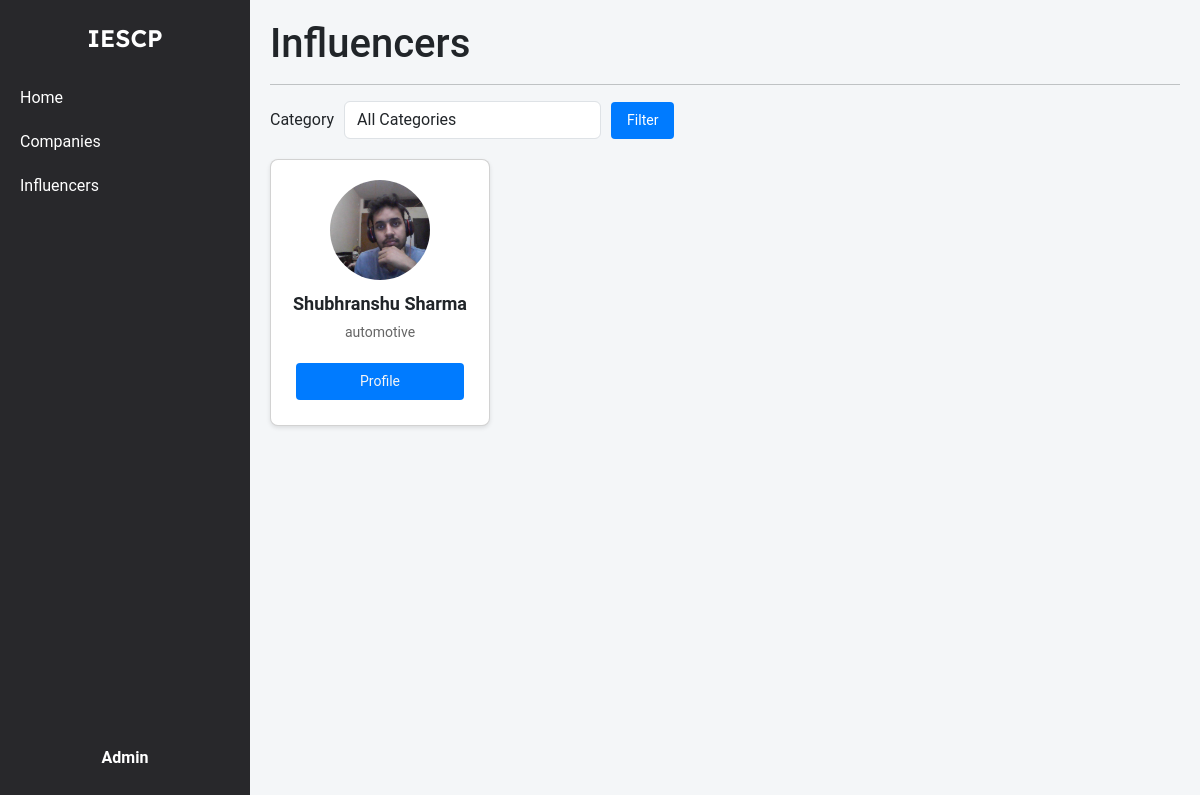
/admin/influencer_view (signed in), run on the app's committed database.
### models.py (models this page shows)
class Admin(db.Model):
    __tablename__ = 'admin'
    id = db.Column(db.Integer, primary_key=True)
    username = db.Column(db.String(150), unique=True, nullable=False)
    password_hash = db.Column(db.String(200), nullable=False)
    name = db.Column(db.String(150), nullable=False)
    campaigns = db.relationship('Campaign', backref='admin', lazy=True)

class Influencer(db.Model):
    __tablename__ = 'influencers'
    id = db.Column(db.Integer, primary_key=True)
    name = db.Column(db.String(255), nullable=False)
    username = db.Column(db.String(255), unique=True, nullable=False)
    email = db.Column(db.String(255), unique=True, nullable=False)
    password_hash = db.Column(db.String(255), nullable=False)
    category = db.Column(db.String(255), nullable=False)
    interest = db.Column(db.String(255), nullable=False)
    reach = db.Column(db.Integer, nullable=False)
    social_media_links = db.Column(db.String(255), nullable=False)
    bio = db.Column(db.String(255), nullable=False)
    profile_picture = db.Column(db.String(255), nullable=False)
    campaigns = db.relationship('Campaign', secondary=influencer_campaign_association, back_populates='influencers')

### admin_routes.py (the view)
@app.route('/admin/influencer_view')
@admin_auth_required
def admin_influencer_view():
    user = Admin.query.get(session['admin_id'])
    selected_category = request.args.get('category', '')
    if selected_category:
        influencers = Influencer.query.filter_by(category=selected_category).all()
    else:
        influencers = Influencer.query.all()
    categories = [
        "fashion",
        "beauty",
        "fitness and health",
        "travel",
        "food and beverage",
        "lifestyle",
        "finance",
        "automotive",
        "entertainment",
        "education",
        "business",
        "art and design",
        "sports",
        "sustainability and environmental",
        "politics and social issues"
    ]
    return render_template(
        'admin_influencer_view.html',
        influencers=influencers,
        categories=categories,
        selected_category=selected_category,
        user=user
    )

### admin_routes.py (called while the page is built)
def admin_auth_required(func):
    @wraps(func)
    def func4(*args, **kwargs):
        if 'admin_id' in session:
            return func(*args, **kwargs)
        else:
            flash("Please login first")
            return redirect(url_for('admin_login'))
    return func4

### templates/admin_influencer_view.html (shortened to what this page needs)
{% extends 'layout.html' %}
{% block content %}
    <div class="container-box">
        <div class="sidebar">
            <div class="logo">IESCP</div>
            <ul>
                <li><a href="{{ url_for('admin_home') }}">Home</a></li>
                <li><a href="{{ url_for('admin_company_view') }}">Companies</a></li>
                <li><a href="{{ url_for('admin_influencer_view') }}">Influencers</a></li>
            </ul>
            <div class="profile">
                <a href="{{ url_for('admin_dashboard') }}">
                    <div class="profile-name-category">
                        <span class="name">{{ user.name }}</span>
                    </div>
                </a>
            </div>
        </div>
        <div class="main-content">
            <h1>Influencers</h1>
            <hr>
            <div class="filter-container">
                <form method="GET" action="{{ url_for('admin_influencer_view') }}" class="form-inline">
                    <div class="form-group">
                        <label for="category" class="mr-2">Category</label>
                        <select name="category" id="category" class="form-control">
                            <option value="">All Categories</option>
                        </select>
                    </div>
                    <button type="submit" class="btn btn-primary">Filter</button>
                </form>
            </div>
            <div class="card-container">
                {% for influencer in influencers %}
                <div class="card profile-card" data-category="{{ influencer.category }}">
                    <img src="{{ url_for('static', filename='profile_upload/influencer/' + influencer.username + '/' + influencer.profile_picture) }}" alt="Profile Picture">
                    <div class="name">{{ influencer.name }}</div>
                    <div class="category">{{ influencer.category }}</div>
                    <button class="btn-primary"><a href="{{ influencer.social_media_links }}" target="_blank">Profile</a></button>
                </div>
                {% endfor %}
            </div>
        </div>
    </div>
{% endblock %}

### templates/admin_influencer_view.html (style rules this page uses)
body { font-family: 'Roboto', Arial, sans-serif; margin: 0; padding: 0; background-color: #f4f6f8; }
.container-box { display: flex; width: 100%; min-height: 100vh; }
a { text-decoration: none; color: whitesmoke; }
.sidebar { width: 250px; background-color: #28282B; color: white; display: flex; flex-direction: column; align-items: center; padding-top: 20px; position: fixed; top: 0; bottom: 0; overflow: auto; }
.sidebar .logo { font-size: 24px; font-weight: bold; margin-bottom: 20px; font-family: 'Lexend Deca', sans-serif; font-weight: 600; }
.sidebar ul { list-style-type: none; padding: 0; width: 100%; }
.sidebar ul li { width: 100%; }
.sidebar ul li a { display: block; padding: 10px 20px; color: white; text-decoration: none; }
.sidebar .profile { margin-top: auto; text-align: center; padding: 10px; }
.profile .name { font-size: 16px; font-weight: bold; color: white; }
.profile { display: flex; flex-direction: column; align-items: center; text-align: center; padding: 10px; margin-bottom: 20px; }
.profile a { display: flex; align-items: center; text-align: center; justify-content: center; gap: 5px; }
.profile-name-category { display: flex; flex-direction: column; align-items: center; text-align: center; justify-content: center; padding-top: 13px; }
.main-content { flex-grow: 1; margin-left: 250px; padding: 20px; }
.filter-container { margin-bottom: 20px; }
.filter-container .form-inline { display: flex; align-items: center; flex-wrap: wrap; }
.filter-container .form-inline .form-group { display: flex; align-items: center; margin-right: 10px; gap: 10px; }
.filter-container .form-inline .btn { background-color: #007bff; color: white; border: none; padding: 8px 16px; font-size: 14px; cursor: pointer; border-radius: 4px; transition: background-color 0.3s ease; }
.form-inline select { height: 38px; }
.card-container { display: flex; flex-wrap: wrap; gap: 20px; }
.card { background-color: white; border-radius: 8px; box-shadow: 0 2px 4px rgba(0, 0, 0, 0.1); padding: 20px; text-align: center; width: 220px; position: relative; transition: box-shadow 0.3s ease, transform 0.3s ease; }
.card img { border-radius: 50%; margin-bottom: 10px; width: 100px; height: 100px; object-fit: cover; display: block; margin-left: auto; margin-right: auto; }
.card .name { font-size: 18px; font-weight: bold; margin-bottom: 5px; word-wrap: break-word; }
.card .category { font-size: 14px; color: #666; margin-bottom: 15px; }
.card button { background-color: #007bff; color: white; border: none; padding: 8px 12px; font-size: 14px; cursor: pointer; border-radius: 4px; margin: 5px; transition: background-color 0.3s ease; }
.btn-primary { background-color: #007bff; color: white; border: none; padding: 8px 16px; font-size: 14px; cursor: pointer; border-radius: 4px; text-align: center; display: inline-block; transition: background-color 0.3s ease; }

### data on the page
Admin: name "Admin"
Influencer: username+profile_picture (picture), name "Shubhranshu Sharma", category "automotive"
